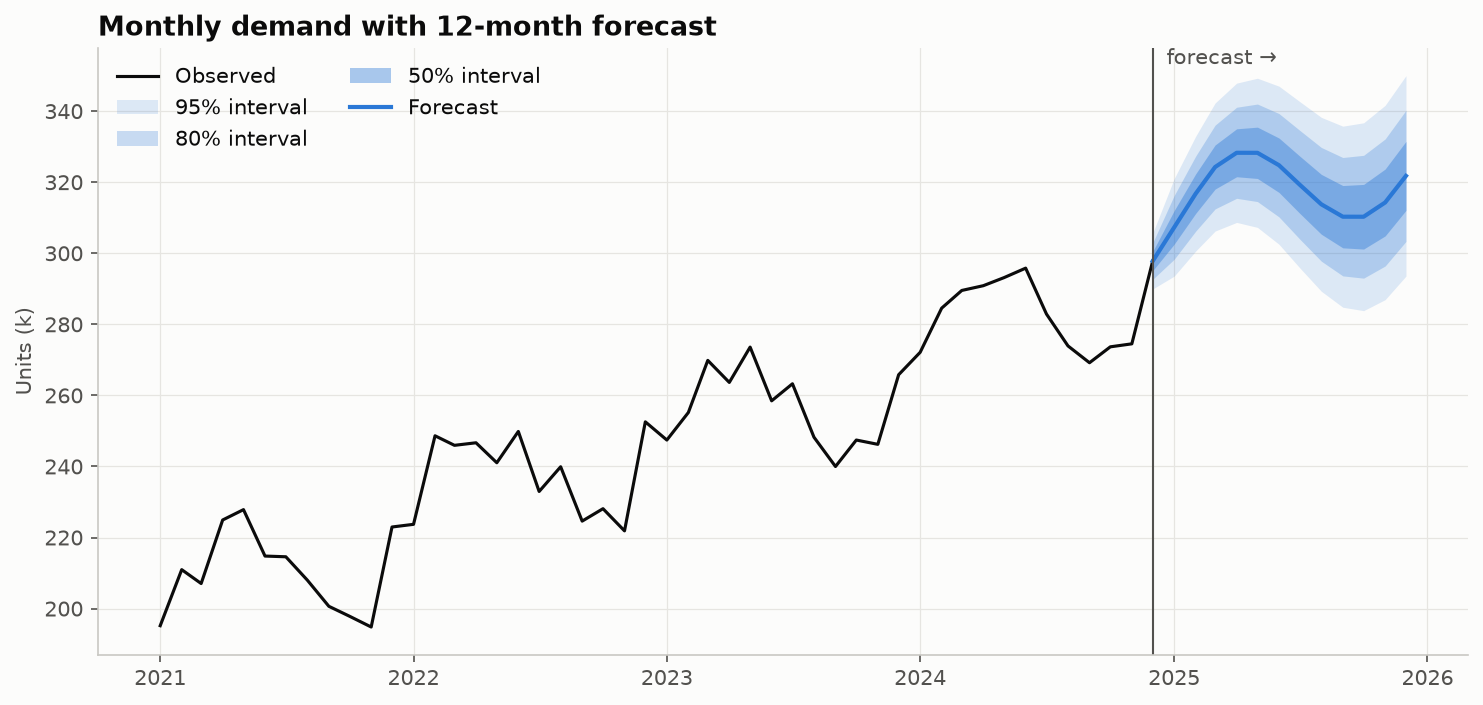

Write Python code to recreate this figure.
"""
Fan Chart (forecast uncertainty)  -  family: Change over time

DESIGN PURPOSE
Shows observed history followed by a forecast drawn as nested bands of
uncertainty that widen over time. It shows the best guess together with honest
uncertainty about it.

WHEN TO USE
  - Show forecasts or projections with confidence or prediction intervals
  - Show that uncertainty grows with the forecast horizon
  - Present model outputs to decision-makers (inflation, demand, epidemics)

AVOID WHEN
  - The intervals have no statistical basis (they would imply false precision)
  - The audience will read the central line as a promise

ALTERNATIVES
  - Line with a single confidence band
  - Spaghetti plot of scenarios

EXAMPLE
Monthly demand: 4 years of history plus a 12-month forecast with 50/80/95%
intervals.

Run:  python fan_chart.py
"""
import sys
from pathlib import Path

import numpy as np
import pandas as pd
import matplotlib.pyplot as plt

# Library style: categorical colors in fixed order, recessive axes, hairline grid.
PALETTE = ["#2a78d6", "#eb6834", "#1baf7a", "#eda100",
           "#e87ba4", "#008300", "#6250d6", "#e34948"]
SEQ_CMAP = "Blues"      # sequential: one hue, light -> dark
DIV_CMAP = "RdBu_r"     # diverging: two opposite hues, neutral midpoint
GRAY = "#b8b7b1"        # de-emphasised marks
plt.rcParams.update({
    "figure.figsize": (8, 4.8), "figure.dpi": 110, "figure.facecolor": "#fcfcfb",
    "axes.facecolor": "#fcfcfb", "axes.edgecolor": "#c9c8c3", "axes.linewidth": 0.8,
    "axes.spines.top": False, "axes.spines.right": False,
    "axes.grid": True, "grid.color": "#e6e5e1", "grid.linewidth": 0.6, "axes.axisbelow": True,
    "axes.prop_cycle": plt.cycler(color=PALETTE),
    "axes.titlesize": 13, "axes.titleweight": "bold", "axes.titlelocation": "left",
    "axes.labelcolor": "#52514e", "xtick.color": "#52514e", "ytick.color": "#52514e",
    "text.color": "#0b0b0b", "font.size": 10, "lines.linewidth": 2,
    "legend.frameon": False,
})

# --- Example data ------------------------------------------------------------
from scipy import stats
rng = np.random.default_rng(9)
hist_dates = pd.date_range("2021-01", periods=48, freq="MS")
hist = 200 + 2 * np.arange(48) + 15 * np.sin(np.arange(48) * 2 * np.pi / 12) + rng.normal(0, 6, 48)
fc_dates = pd.date_range(hist_dates[-1], periods=13, freq="MS")
h = np.arange(13)
center = hist[-1] + 2 * h + 15 * (np.sin((48 + h - 1) * 2 * np.pi / 12) - np.sin(47 * 2 * np.pi / 12))
sd = 4 + 3.0 * np.sqrt(h)
bands = {lvl: (center - stats.norm.ppf(0.5 + lvl / 2) * sd, center + stats.norm.ppf(0.5 + lvl / 2) * sd)
         for lvl in (0.5, 0.8, 0.95)}
forecast = pd.DataFrame({"date": fc_dates, "center": center, "sd": sd})
forecast.head()

# --- Plot --------------------------------------------------------------------
fig, ax = plt.subplots(figsize=(10, 4.8))
ax.plot(hist_dates, hist, color="#0b0b0b", linewidth=1.5, label="Observed")
for lvl, alpha in [(0.95, 0.15), (0.8, 0.25), (0.5, 0.4)]:
    lo, hi = bands[lvl]
    ax.fill_between(fc_dates, lo, hi, color=PALETTE[0], alpha=alpha, linewidth=0,
                    label=f"{int(lvl * 100)}% interval")
ax.plot(fc_dates, center, color=PALETTE[0], linewidth=2, label="Forecast")
ax.axvline(hist_dates[-1], color="#52514e", linewidth=1)
ax.text(hist_dates[-1], ax.get_ylim()[1], "  forecast →", va="top", color="#52514e")
ax.set_ylabel("Units (k)")
ax.set_title("Monthly demand with 12-month forecast")
ax.legend(loc="upper left", ncol=2)
fig.tight_layout()

# --- Save / show -------------------------------------------------------------
out = Path(__file__).with_name(Path(__file__).stem + ".png")
fig.savefig(out, dpi=150, bbox_inches="tight")
print(f"saved {out}")
if "--no-show" not in sys.argv:
    plt.show()
